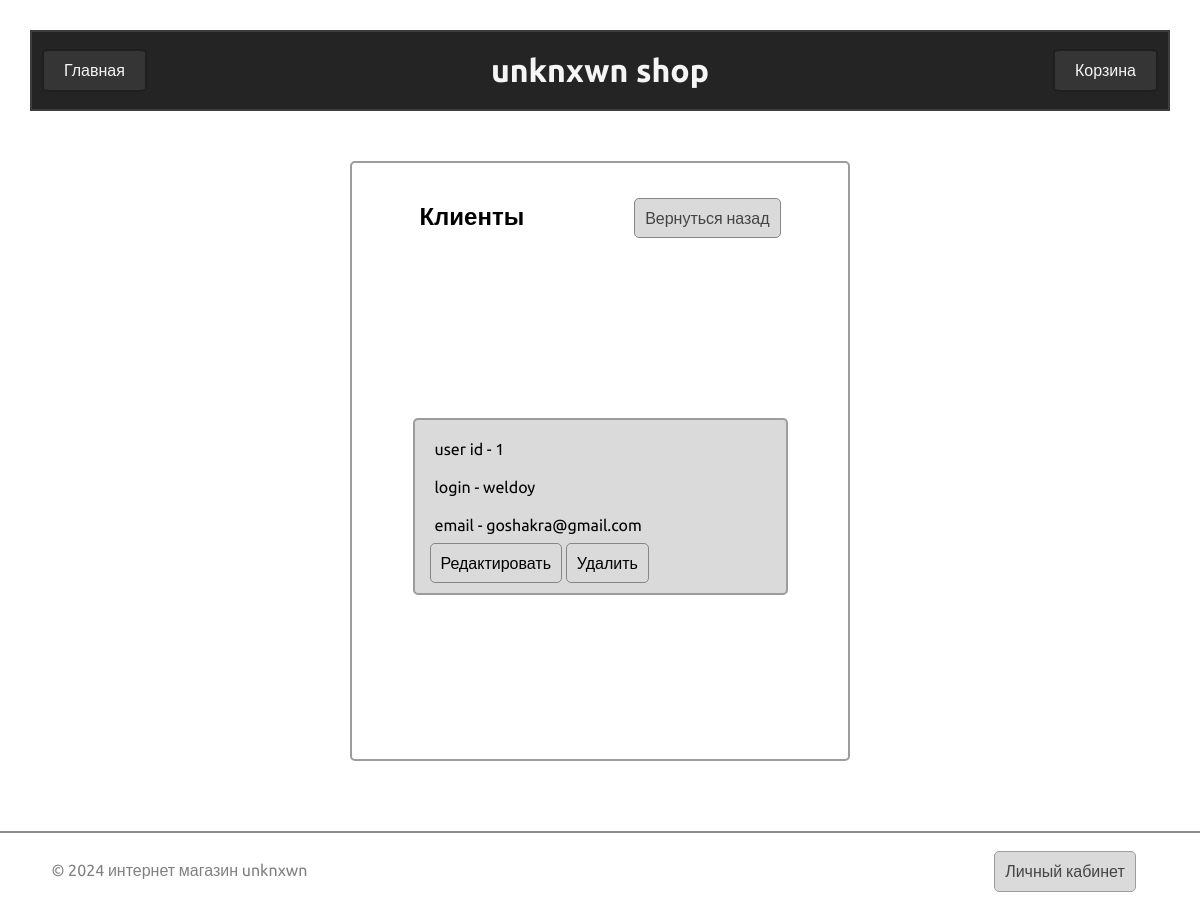
/users, run on an earlier commit of the app's database.
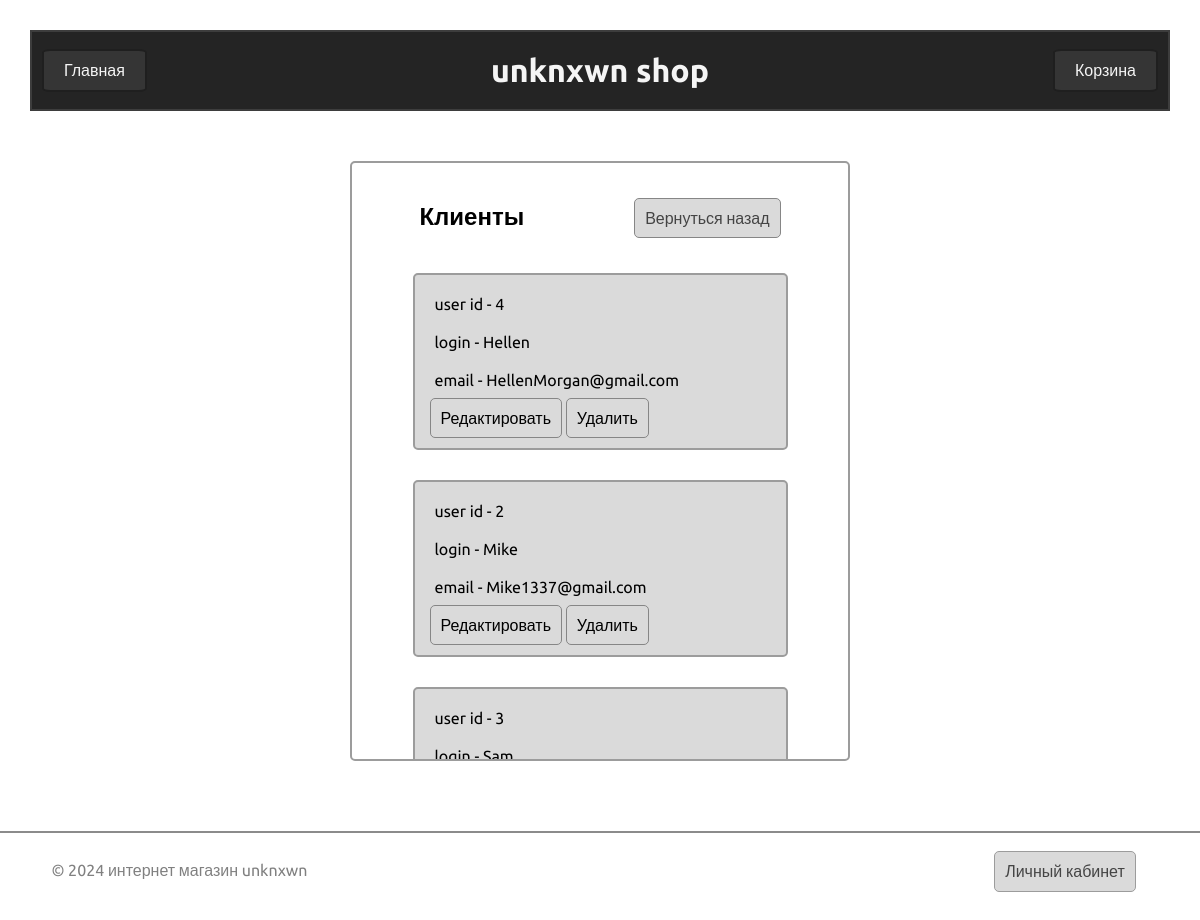
And on a later commit of the database.
### models.py (models this page shows)
class User (db.Model, UserMixin):
    id = db.Column(db.Integer, primary_key=True)
    login = db.Column(db.String(128), nullable=False, unique=True)
    password = db.Column(db.String(255), nullable=False)
    email = db.Column(db.String(255), nullable=False)

### routes.py (the view)
@app.route('/users', methods=["GET", "POST"])
def users():
    users = User.query.order_by(User.login).all()
    return render_template('users.html', users=users)

### __init__.py (called while the page is built)
@app.before_request
def create_tables():
     db.create_all()

### routes.py (called while the page is built)
@app.after_request
def redirect_to_signin(response):
    if response.status_code == 401:
        return redirect(url_for('login') + '?next=' + request.url)
    return response

### templates/users.html (shortened to what this page needs)
{% extends "base.html" %}
{% block content %}
<div class="container_auth box_update_bd">
    <h2 class="authnamecon newnameicobd usbd">Клиенты</h2>
    <a href="{{ url_for('personal') }}" class="auth-register-btn">Вернуться назад</a>
    <div class="bd_box_of_goods">
        {% if users %}
            {% for el in users %}
            <div class="goods">
                <p>user id - {{ el.id }}</p>
                <p>login - {{ el.login }}</p>
                <p>email - {{ el.email }}</p>
                <p>
                {% if el.login != current_user.login %}
                    <a href="" class="completebtn">Редактировать</a>
                    <a href="/users/{{ el.id }}/delete" class="completebtn">Удалить</a>
                {% endif %}
                </p>
            </div>
            {% endfor %}
        {% else %}
            <div class="goods">
                <p>Пользователей пока не существует :(</p>
            </div>
        {% endif %}
    </div>
</div>
<div class="section-separator-figure"></div>
{% endblock content %}

### templates/base.html (shortened to what this page needs)
<!DOCTYPE html>
<html lang="en">
{% block head %}
    <head>
        <link rel="stylesheet" href="{{ url_for('static', filename='style.css') }}">
    </head>
{% endblock head %}
<body>
    <main>
        {% block header%}
        <div class="headdiv">
            <div class="buttons_headdiv"><a href="{{ url_for('index') }}">Главная</a></div>
            <h1 class="headdiv_name">unknxwn shop</h1>
            <div class="buttons_headdiv"><a href="{{ url_for('order') }}">Корзина</a></div>
        </div>
        {% endblock header%}
            {% block content%}{% endblock content%}
    </main>
{% block footer %}
    <footer class="flex-footer">
        <p class="footer-name">&copy; 2024 интернет магазин unknxwn</p>
        <a href="{{ url_for('personal') }}" class="footer-log">Личный кабинет</a>
    </footer>
{% endblock footer %}
</body>
</html>

### static/style.css (style rules this page uses)
* { margin: 0; box-sizing: border-box; font-family: 'Ubuntu', sans-serif; padding: 10px; }
h1, h2 { text-align: center; }
a { text-decoration: none; }
footer p { color: grey; margin-left: -20px; }
.section-separator-figure { position: absolute; right: 0; width: 100%; border: 1px solid rgb(139, 139, 139); padding: 0; }
.headdiv { display: flex; align-items: center; justify-content: space-between; flex-direction: row; position: sticky; top: 0; z-index: 2; right: 0; width: 100%; background-color: rgb(36, 36, 36); border: 2px solid rgb(61, 61, 61); color: whitesmoke; }
.buttons_headdiv { border: 2px rgb(31, 31, 31) solid; border-radius: 8%; background-color: rgb(53, 53, 53); }
.headdiv a { color: whitesmoke; }
.flex-footer { display: flex; width: 100%; justify-content: space-between; }
.footer-name { margin-left: 1%; }
.footer-log { margin-right: 3%; color: rgb(68, 68, 68); border: 1px solid rgb(156, 156, 156); border-radius: 5px; background-color: rgb(218, 218, 218); }
.container_auth { margin-top: 50px; margin-left: auto; margin-right: auto; display: flex; flex-wrap: wrap; justify-content: center; width: 500px; height: 600px; border: 2px solid rgb(156, 156, 156); border-radius: 5px; overflow:hidden; margin-bottom: 70px; }
.container_auth .authnamecon { margin-left: -130px; height: 40px; margin-top: 20px; }
.auth-register-btn { position: relative; left: 120px; top: 25px; height: 40px; color: rgb(68, 68, 68); border: 1px solid rgb(134, 134, 134); border-radius: 5px; background-color: rgb(218, 218, 218); }
.bd_box_of_goods .goods { border: 2px solid rgb(156, 156, 156); border-radius: 5px; background-color: rgb(218, 218, 218); margin-top: 30px; width: 375px; }
.box_update_bd { overflow-y: scroll; }
.newnameicobd { margin-right: -20px; }
.completebtn { border: 1px solid rgb(134, 134, 134); border-radius: 5px; background-color: rgb(218, 218, 218); color: black; position: relative; right: 5px; }

What changed in the data, as far as the page shows it:
no longer on this page (row edited): User: id "1", login "weldoy", email "goshakra@gmail.com"
added User: id "4", login "Hellen", email "HellenMorgan@gmail.com"
added User: id "2", login "Mike", email "Mike1337@gmail.com"
added User: id "3", login "Sam"
